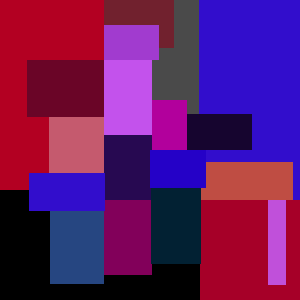
Frame 1 (no input)
Frame 60 (the mouse pressed at the canvas centre just before this capture): identical to frame 1, image omitted
Frame 120 (the mouse held since frame 60 and released just before this capture): identical to frame 1, image omitted

The Processing sketch that drew this single still picture (run headless with seeded random() and noise(); from frame 60 on, the mouse is pressed at the canvas centre):

// Processing sketch: processing_1644
// ── processing_1644.pde

void setup(){
size(300,300); //ebatları
}
void draw(){
background(125);//arka plan rengi

noStroke();//çizgisiz 
fill(179,0,34);// dolu rengi
rect(0,0,104,190);//en köşedki kırmızı dikdörtgen

noStroke();
fill(0);
rect(0,190,200,115);//siyah uzun dikdörtgen 

noStroke();
fill(166,0,40);
rect(200,200,104,104);//köşedeki kırmızı kare

noStroke();
fill(74,74,74);
rect(120,0,95,150);// gri kare

noStroke();// buyuk mavı kare
fill(50,13,204);
rect(199,0,105,200);

noStroke();
fill(113,33,46);
rect(104,0,70,48);//bordo kare

noStroke();
fill(161,59,207);
rect(104,25,55,35);//mor kare

noStroke();
fill(195,82,236);
rect(104,60,48,75);//lila  kare

noStroke();
fill(39,9,81);
rect(104,135,48,65);//lacivert  kare

noStroke();
fill(130,0,90);
rect(104,200,48,75);// koyu mor

noStroke();
fill(191,77,67);
rect(199,162,94,38);//truncu dıkdörtgen

noStroke();
fill(178,0,156);
rect(152,100,35,56);// pembe kare


noStroke();
fill(37,1,199);
rect(150,150,56,38);//mavi kare en  sag

noStroke();
fill(2,33,51);
rect(151,188,50,76);//yeşil dıkdörtgen

noStroke();
fill(22,5,47);
rect(187,114,65,36); // sol en alt köşe siyah

noStroke();
fill(106,5,39);
rect(27,60,77,57);//kırmızı üzerindeki bordo kare

noStroke();
fill(197,90,110);
rect(49,117,55,56);//kahverengı ile mavının arasındaki kare

noStroke();
fill(38,70,129);
rect(50,210,54,74);//mavinin altındaki dıkdörtgen

noStroke();
fill(50,13,204);
rect(29,173,76,38);//mavi dıkdörtgen

noStroke();
fill(192,80,218);
rect(268,200,18,85); // kırmızının uzerındekı ınce uzun lila kare





}
  
